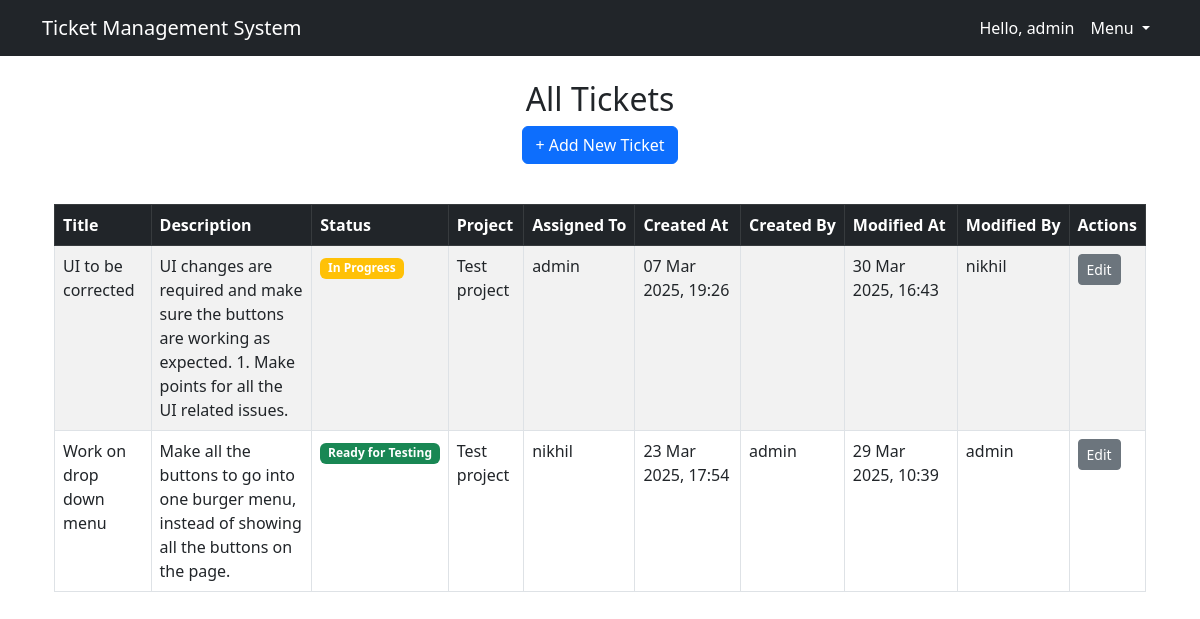
The app's page /bugs/ (signed in), older data.
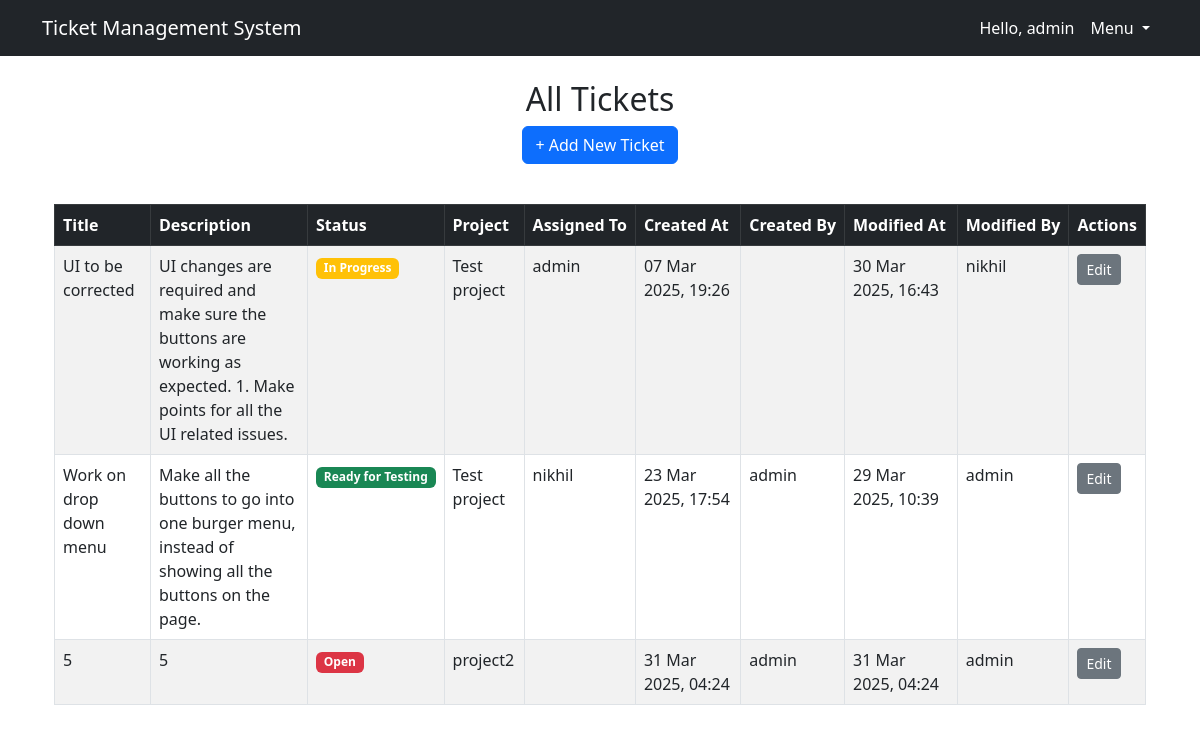
The same page, newer data.
### tracker/models.py (models this page shows, shortened)
class Bug(models.Model):
    STATUS_CHOICES = [
        ('Open', 'Open'),
        ('In Progress', 'In Progress'),
        ('Ready for Testing', 'Ready for Testing'),
        ('Reopened', 'Reopened'),
        ('Moved to UAT', 'Moved to UAT'),
        ('Moved to Production', 'Moved to Production'),
        ('Resolved', 'Resolved'),
        ('Closed', 'Closed'),
    ]
    title = models.CharField(max_length=200)
    description = models.TextField()
    status = models.CharField(max_length=20, choices=STATUS_CHOICES, default='Open')
    created_at = models.DateTimeField(auto_now_add=True)
    assigned_to = models.ForeignKey(User, on_delete=models.SET_NULL, null=True, blank=True, related_name='assigned_to')
    modified_at = models.DateTimeField(auto_now=True)
    modified_by = models.ForeignKey(User, on_delete=models.SET_NULL, null=True, blank=True, related_name='modified_by')
    created_by = models.ForeignKey(User, on_delete=models.SET_NULL, null=True, blank=True, related_name='created_by')
    project = models.ForeignKey(Project, on_delete=models.CASCADE)

class Project(models.Model):
    name = models.CharField(max_length=200)
    description = models.TextField()
    created_at = models.DateTimeField(auto_now_add=True)

### tracker/views.py (the view)
# urls.py: path('bugs/', views.bug_list, name='bug_list'),
@login_required
def bug_list(request):
    bugs = Bug.objects.all()
    return render(request, 'tracker/bugs.html', {'bugs': bugs})

### tracker/templates/tracker/bugs.html
{% extends 'tracker/base.html' %}
{% block content %}
<div class="container mt-4">
    <h2 class="text-center">All Tickets</h2>
    <div class="text-center mb-3">
        <a href="{% url 'add_bug' %}" class="btn btn-primary">+ Add New Ticket</a>
    </div>
    {% if bugs %}
    <div class="table-responsive mt-4">
    <table class="table table-hover table-striped table-bordered mt-3">
        <thead class="table-dark">
                <tr>
                    <th>Title</th>
                    <th class="text-nowrap">Description</th>
                    <th scope="col">Status</th>
                    <th scope="col">Project</th>
                    <th class="text-nowrap">Assigned To</th>
                    <th class="text-nowrap">Created At</th>
                    <th class="text-nowrap">Created By</th>
                    <th class="text-nowrap">Modified At</th>
                    <th class="text-nowrap">Modified By</th>
                    <th scope="col">Actions</th>
                </tr>
            </thead>
            <tbody>
                {% for bug in bugs %}
                <tr>
                    <td>{{ bug.title }}</td>
                    <td>{{ bug.description }}</td>
                    <td><span class="badge bg-{% if bug.status == 'Open' %}danger{% elif bug.status == 'In Progress' %}warning{% else %}success{% endif %}">
                        {{ bug.status }}</span></td>
                    <td>{{ bug.project.name }}</td>
                    <td>{{ bug.assigned_to.username }}</td>
                    <td>{{ bug.created_at|date:"d M Y, H:i" }}</td>
                    <td>{{ bug.created_by.username }}</td>
                    <td>{{ bug.modified_at|date:"d M Y, H:i" }}</td>
                    <td>{{ bug.modified_by.username }}</td>
                    <td>
                        <a href="{% url 'update_bug' bug.id %}" class="btn btn-sm btn-secondary">Edit</a>
                    </td>
                </tr>
                {% endfor %}
            </tbody>
        </table>
    </div>
    {% else %}
        <p class="text-center text-muted">No tickets yet.</p>
    {% endif %}
</div>
{% endblock %}

### tracker/templates/tracker/base.html (shortened to what this page needs)
<!DOCTYPE html>
<html lang="en">
<head>
    <link rel="stylesheet" href="https://cdn.jsdelivr.net/npm/bootstrap@5.3.0/dist/css/bootstrap.min.css">
</head>
<body>
    <nav class="navbar navbar-expand-lg navbar-dark bg-dark">
        <div class="container">
            <a class="navbar-brand" href="{% url 'home' %}">Ticket Management System</a>
            <div class="collapse navbar-collapse justify-content-end" id="navbarNav">
                <ul class="navbar-nav">
                    {% if user.is_authenticated %}
                        <li class="nav-item">
                            <span class="nav-link text-white">Hello, {{ user.username }}</span>
                        </li>
                        <li class="nav-item dropdown">
                            <a class="nav-link dropdown-toggle text-white" href="#" id="dropdownMenuButton2" role="button" data-bs-toggle="dropdown" aria-expanded="false">
                                Menu
                            </a>
                        </li>
                    {% else %}
                        <li class="nav-item">
                            <a class="nav-link btn btn-primary text-white" href="{% url 'login' %}">Login</a>
                        </li>
                    {% endif %}
                </ul>
            </div>
        </div>
    </nav>
        <div class="container mt-4">
            {% block content %}
            {% endblock %}
        </div>
</body>
</html>

Row changes from the older to the newer data that the page shows:
added Bug: title "5", description "5", status "Open", project.name "project2", created_at "31 Mar 2025, 04:24", created_by.username "admin", modified_at "31 Mar 2025, 04:24", modified_by.username "admin"
